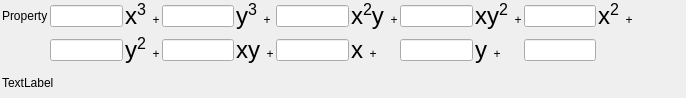
<?xml version="1.0" encoding="UTF-8"?>
<ui version="4.0">
 <class>ThirdOrderPolynomialWidget</class>
 <widget class="QFrame" name="ThirdOrderPolynomialWidget">
  <property name="geometry">
   <rect>
    <x>0</x>
    <y>0</y>
    <width>686</width>
    <height>98</height>
   </rect>
  </property>
  <layout class="QGridLayout" name="gridLayout_2">
   <property name="leftMargin">
    <number>2</number>
   </property>
   <property name="topMargin">
    <number>2</number>
   </property>
   <property name="rightMargin">
    <number>2</number>
   </property>
   <property name="bottomMargin">
    <number>2</number>
   </property>
   <property name="horizontalSpacing">
    <number>2</number>
   </property>
   <item row="1" column="10">
    <widget class="SVLineEdit" name="c20">
     <property name="minimumSize">
      <size>
       <width>50</width>
       <height>0</height>
      </size>
     </property>
     <property name="maximumSize">
      <size>
       <width>75</width>
       <height>16777215</height>
      </size>
     </property>
    </widget>
   </item>
   <item row="1" column="4">
    <widget class="SVLineEdit" name="c03">
     <property name="minimumSize">
      <size>
       <width>50</width>
       <height>0</height>
      </size>
     </property>
     <property name="maximumSize">
      <size>
       <width>75</width>
       <height>16777215</height>
      </size>
     </property>
    </widget>
   </item>
   <item row="1" column="1">
    <widget class="QLabel" name="label">
     <property name="text">
      <string>Property</string>
     </property>
    </widget>
   </item>
   <item row="1" column="2">
    <widget class="SVLineEdit" name="c30">
     <property name="minimumSize">
      <size>
       <width>50</width>
       <height>0</height>
      </size>
     </property>
     <property name="maximumSize">
      <size>
       <width>75</width>
       <height>16777215</height>
      </size>
     </property>
    </widget>
   </item>
   <item row="3" column="16">
    <widget class="QLabel" name="label_7">
     <property name="text">
      <string/>
     </property>
    </widget>
   </item>
   <item row="1" column="6">
    <widget class="SVLineEdit" name="c21">
     <property name="minimumSize">
      <size>
       <width>50</width>
       <height>0</height>
      </size>
     </property>
     <property name="maximumSize">
      <size>
       <width>75</width>
       <height>16777215</height>
      </size>
     </property>
    </widget>
   </item>
   <item row="1" column="3">
    <widget class="QLabel" name="label_8">
     <property name="text">
      <string>&lt;html&gt;&lt;head/&gt;&lt;body&gt;&lt;p&gt;&lt;span style=&quot; font-size:18pt;&quot;&gt;x&lt;/span&gt;&lt;span style=&quot;font-size:18pt; vertical-align:super;&quot;&gt;3&lt;/span&gt;&amp;nbsp;&amp;nbsp;+&lt;/p&gt;&lt;/body&gt;&lt;/html&gt;</string>
     </property>
    </widget>
   </item>
   <item row="1" column="5">
    <widget class="QLabel" name="label_9">
     <property name="text">
      <string>&lt;html&gt;&lt;head/&gt;&lt;body&gt;&lt;p&gt;&lt;span style=&quot; font-size:18pt;&quot;&gt;y&lt;/span&gt;&lt;span style=&quot;font-size:18pt; vertical-align:super;&quot;&gt;3&lt;/span&gt;&amp;nbsp;&amp;nbsp;+&lt;/p&gt;&lt;/body&gt;&lt;/html&gt;</string>
     </property>
    </widget>
   </item>
   <item row="1" column="8">
    <widget class="SVLineEdit" name="c12">
     <property name="minimumSize">
      <size>
       <width>50</width>
       <height>0</height>
      </size>
     </property>
     <property name="maximumSize">
      <size>
       <width>75</width>
       <height>16777215</height>
      </size>
     </property>
    </widget>
   </item>
   <item row="1" column="7">
    <widget class="QLabel" name="label_10">
     <property name="text">
      <string>&lt;html&gt;&lt;head/&gt;&lt;body&gt;&lt;p&gt;&lt;span style=&quot; font-size:18pt;&quot;&gt;x&lt;/span&gt;&lt;span style=&quot;font-size:18pt; vertical-align:super;&quot;&gt;2&lt;/span&gt;&lt;span style=&quot; font-size:18pt;&quot;&gt;y&lt;/span&gt;&amp;nbsp;&amp;nbsp;+&lt;/p&gt;&lt;/body&gt;&lt;/html&gt;</string>
     </property>
    </widget>
   </item>
   <item row="1" column="9">
    <widget class="QLabel" name="label_11">
     <property name="text">
      <string>&lt;html&gt;&lt;head/&gt;&lt;body&gt;&lt;p&gt;&lt;span style=&quot; font-size:18pt;&quot;&gt;xy&lt;/span&gt;&lt;span style=&quot;font-size:18pt; vertical-align:super;&quot;&gt;2&lt;/span&gt;&lt;span style=&quot; font-size:18pt;&quot;&gt;&lt;/span&gt;&amp;nbsp;&amp;nbsp;+&lt;/p&gt;&lt;/body&gt;&lt;/html&gt;</string>
     </property>
    </widget>
   </item>
   <item row="1" column="11">
    <widget class="QLabel" name="label_2">
     <property name="text">
      <string>&lt;html&gt;&lt;head/&gt;&lt;body&gt;&lt;p&gt;&lt;span style=&quot; font-size:18pt;&quot;&gt;x&lt;/span&gt;&lt;span style=&quot;font-size:18pt; vertical-align:super;&quot;&gt;2&lt;/span&gt;&amp;nbsp;&amp;nbsp;+&lt;/p&gt;&lt;/body&gt;&lt;/html&gt;</string>
     </property>
    </widget>
   </item>
   <item row="2" column="2">
    <widget class="SVLineEdit" name="c02">
     <property name="minimumSize">
      <size>
       <width>50</width>
       <height>0</height>
      </size>
     </property>
     <property name="maximumSize">
      <size>
       <width>75</width>
       <height>16777215</height>
      </size>
     </property>
    </widget>
   </item>
   <item row="2" column="3">
    <widget class="QLabel" name="label_3">
     <property name="text">
      <string>&lt;html&gt;&lt;head/&gt;&lt;body&gt;&lt;p&gt;&lt;span style=&quot; font-size:18pt;&quot;&gt;y&lt;/span&gt;&lt;span style=&quot;font-size:18pt; vertical-align:super;&quot;&gt;2&lt;/span&gt;&amp;nbsp;&amp;nbsp;+&lt;/p&gt;&lt;/body&gt;&lt;/html&gt;</string>
     </property>
    </widget>
   </item>
   <item row="2" column="4">
    <widget class="SVLineEdit" name="c11">
     <property name="minimumSize">
      <size>
       <width>50</width>
       <height>0</height>
      </size>
     </property>
     <property name="maximumSize">
      <size>
       <width>75</width>
       <height>16777215</height>
      </size>
     </property>
     <property name="text">
      <string/>
     </property>
    </widget>
   </item>
   <item row="2" column="5">
    <widget class="QLabel" name="label_4">
     <property name="text">
      <string>&lt;html&gt;&lt;head/&gt;&lt;body&gt;&lt;p&gt;&lt;span style=&quot; font-size:18pt;&quot;&gt;xy&lt;/span&gt;&amp;nbsp;&amp;nbsp;+&lt;/p&gt;&lt;/body&gt;&lt;/html&gt;</string>
     </property>
    </widget>
   </item>
   <item row="2" column="6">
    <widget class="SVLineEdit" name="c10">
     <property name="minimumSize">
      <size>
       <width>50</width>
       <height>0</height>
      </size>
     </property>
     <property name="maximumSize">
      <size>
       <width>75</width>
       <height>16777215</height>
      </size>
     </property>
    </widget>
   </item>
   <item row="2" column="7">
    <widget class="QLabel" name="label_5">
     <property name="text">
      <string>&lt;html&gt;&lt;head/&gt;&lt;body&gt;&lt;p&gt;&lt;span style=&quot; font-size:18pt;&quot;&gt;x&lt;/span&gt;&amp;nbsp;&amp;nbsp;+&lt;/p&gt;&lt;/body&gt;&lt;/html&gt;</string>
     </property>
    </widget>
   </item>
   <item row="2" column="8">
    <widget class="SVLineEdit" name="c01">
     <property name="minimumSize">
      <size>
       <width>50</width>
       <height>0</height>
      </size>
     </property>
     <property name="maximumSize">
      <size>
       <width>75</width>
       <height>16777215</height>
      </size>
     </property>
    </widget>
   </item>
   <item row="2" column="9">
    <widget class="QLabel" name="label_6">
     <property name="text">
      <string>&lt;html&gt;&lt;head/&gt;&lt;body&gt;&lt;p&gt;&lt;span style=&quot; font-size:18pt;&quot;&gt;y&lt;/span&gt;&amp;nbsp;&amp;nbsp;+&lt;/p&gt;&lt;/body&gt;&lt;/html&gt;</string>
     </property>
    </widget>
   </item>
   <item row="2" column="10">
    <widget class="SVLineEdit" name="c00">
     <property name="minimumSize">
      <size>
       <width>50</width>
       <height>0</height>
      </size>
     </property>
     <property name="maximumSize">
      <size>
       <width>75</width>
       <height>16777215</height>
      </size>
     </property>
    </widget>
   </item>
   <item row="1" column="13">
    <spacer name="horizontalSpacer">
     <property name="orientation">
      <enum>Qt::Horizontal</enum>
     </property>
     <property name="sizeHint" stdset="0">
      <size>
       <width>40</width>
       <height>20</height>
      </size>
     </property>
    </spacer>
   </item>
   <item row="2" column="11" colspan="3">
    <spacer name="horizontalSpacer_2">
     <property name="orientation">
      <enum>Qt::Horizontal</enum>
     </property>
     <property name="sizeHint" stdset="0">
      <size>
       <width>40</width>
       <height>20</height>
      </size>
     </property>
    </spacer>
   </item>
   <item row="3" column="1" colspan="13">
    <widget class="QLabel" name="errorLabel">
     <property name="text">
      <string>TextLabel</string>
     </property>
     <property name="wordWrap">
      <bool>true</bool>
     </property>
    </widget>
   </item>
  </layout>
 </widget>
 <customwidgets>
  <customwidget>
   <class>SVLineEdit</class>
   <extends>QLineEdit</extends>
   <header location="global">SVControlWidgets.h</header>
  </customwidget>
 </customwidgets>
 <tabstops>
  <tabstop>c20</tabstop>
 </tabstops>
 <resources/>
 <connections/>
</ui>
